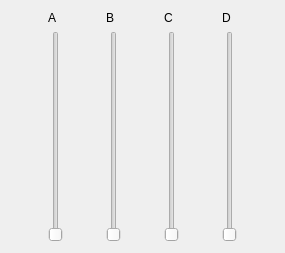
<?xml version="1.0" encoding="UTF-8"?>
<ui version="4.0">
 <class>MotorsWidget</class>
 <widget class="QWidget" name="MotorsWidget">
  <property name="geometry">
   <rect>
    <x>0</x>
    <y>0</y>
    <width>285</width>
    <height>253</height>
   </rect>
  </property>
  <property name="windowTitle">
   <string>Motors</string>
  </property>
  <layout class="QHBoxLayout" name="horizontalLayout">
   <item>
    <layout class="QVBoxLayout" name="verticalLayout_4">
     <item>
      <widget class="QLabel" name="label">
       <property name="text">
        <string>A</string>
       </property>
      </widget>
     </item>
     <item>
      <widget class="QSlider" name="aSlider">
       <property name="orientation">
        <enum>Qt::Vertical</enum>
       </property>
      </widget>
     </item>
    </layout>
   </item>
   <item>
    <layout class="QVBoxLayout" name="verticalLayout_3">
     <item>
      <widget class="QLabel" name="label_2">
       <property name="text">
        <string>B</string>
       </property>
      </widget>
     </item>
     <item>
      <widget class="QSlider" name="bSlider">
       <property name="orientation">
        <enum>Qt::Vertical</enum>
       </property>
      </widget>
     </item>
    </layout>
   </item>
   <item>
    <layout class="QVBoxLayout" name="verticalLayout_2">
     <item>
      <widget class="QLabel" name="label_3">
       <property name="text">
        <string>C</string>
       </property>
      </widget>
     </item>
     <item>
      <widget class="QSlider" name="cSlider">
       <property name="orientation">
        <enum>Qt::Vertical</enum>
       </property>
      </widget>
     </item>
    </layout>
   </item>
   <item>
    <layout class="QVBoxLayout" name="verticalLayout">
     <item>
      <widget class="QLabel" name="label_4">
       <property name="text">
        <string>D</string>
       </property>
      </widget>
     </item>
     <item>
      <widget class="QSlider" name="dSlider">
       <property name="orientation">
        <enum>Qt::Vertical</enum>
       </property>
      </widget>
     </item>
    </layout>
   </item>
  </layout>
 </widget>
 <resources/>
 <connections/>
</ui>
